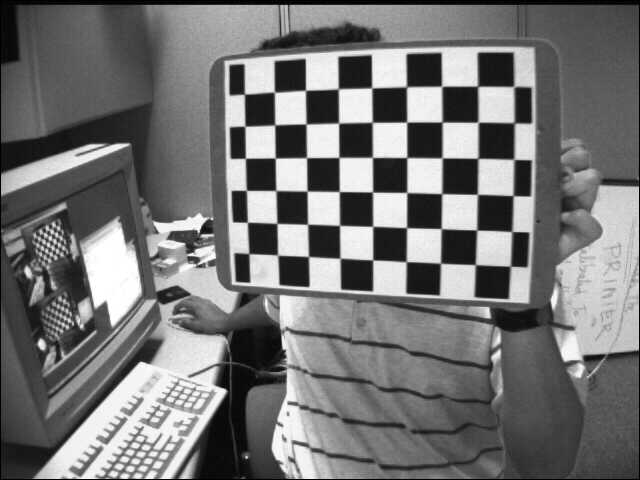
#> input picture OpenCV/PicVid/Left/left01.jpg, 640 x 480 px; its folder holds only this picture in this run
$ python newCam.py
#> lines starting #> are read from the running program, lines starting #| are printed output that depends on the picture; after the words box and inside, x2 and y2 are one past the last pixel; in counts of white or black regions, pixels touching at a corner belong together
import numpy as np
import cv2 as cv
import glob
# termination criteria
criteria = (cv.TERM_CRITERIA_EPS + cv.TERM_CRITERIA_MAX_ITER, 30, 0.001)
# prepare object points, like (0,0,0), (1,0,0), (2,0,0) ....,(6,5,0)
objp = np.zeros((6*7,3), np.float32)
print (objp)
objp[:,:2] = np.mgrid[0:7,0:6].T.reshape(-1,2)
print (objp)
# Arrays to store object points and image points from all the images.
objpoints = [] # 3d point in real world space
imgpoints = [] # 2d points in image plane.
images = glob.glob('/Users/macboiiii/Documents/LearnProjects/OpenCV/PicVid/Left/*.jpg')
for fname in images:
    img = cv.imread(fname)
#> img is the input picture: shape (480, 640, 3); min 0, max 255, mean 116.6
    gray = cv.cvtColor(img, cv.COLOR_BGR2GRAY)
    # Find the chess board corners
    ret, corners = cv.findChessboardCorners(gray, (7,6), None)
#> ret = True; corners = 42 rows, first 8: [475.4, 264.8], [440.5, 263.2], [405.9, 261.5], [372.9, 259.9], [340.6, 258.5], [308.7, 256.4], [277.6, 255.1], [476.7, 230.1]
    # If found, add object points, image points (after refining them)
    if ret == True:
        objpoints.append(objp)
        corners2 = cv.cornerSubPix(gray,corners, (11,11), (-1,-1), criteria)
#> corners2 = 42 rows, first 8: [475.3, 264.6], [440.5, 263.2], [406.2, 261.7], [372.7, 259.9], [340, 258.2], [308.5, 256.5], [277.6, 255.1], [476.7, 230]
        imgpoints.append(corners)
        # Draw and display the corners
        cv.drawChessboardCorners(img, (7,6), corners2, ret)
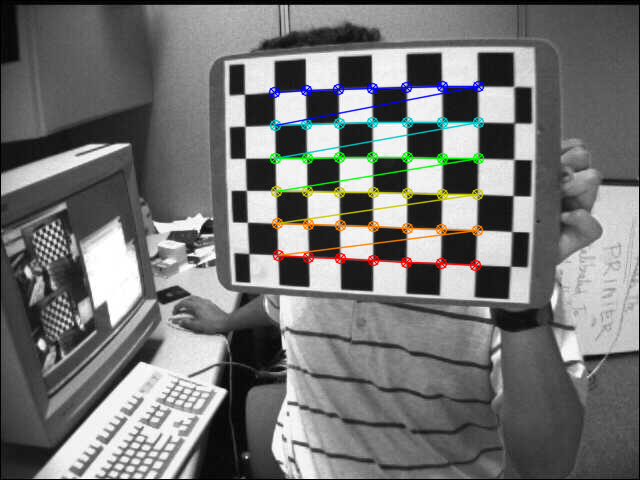
#> img: shape (480, 640, 3); 3.22% of pixels changed, all inside (x1, y1, x2, y2) = (268, 80, 485, 272)
        cv.imshow('img', img)
        cv.waitKey(500)
cv.destroyAllWindows()


ret, mtx, dist, rvecs, tvecs = cv.calibrateCamera(objpoints, imgpoints, gray.shape[::-1], None, None)
#> ret = 0.146; mtx = [[841.1, 0, 299.8], [0, 795.4, 311.1], [0, 0, 1]]; dist = [[-0.744, 1.23, -0.063, 0.0252, -4.97]]; rvecs = ([-0.679, 0.378, -3.01],); tvecs = ([4.77, -1.27, 22.63],)
img = cv.imread('left12.jpg')
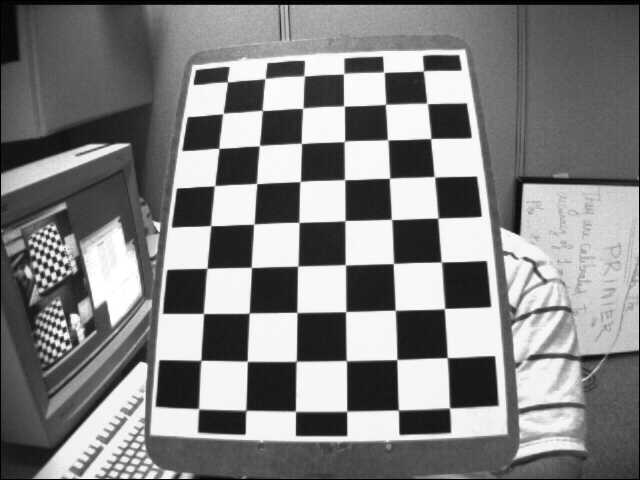
#> input picture OpenCV/CameraCalibration/left12.jpg, 640 x 480 px
#> img is the input picture: shape (480, 640, 3); min 0, max 255, mean 129.5
h,  w = img.shape[:2]
#> h = 480; w = 640
newcameramtx, roi = cv.getOptimalNewCameraMatrix(mtx, dist, (w,h), 1, (w,h))
#> newcameramtx = [[472.5, 0, 227.3], [0, 362.1, 382.8], [0, 0, 1]]; roi = (59, 241, 359, 218)

# undistort
mapx, mapy = cv.initUndistortRectifyMap(mtx, dist, None, newcameramtx, (w,h), 5)
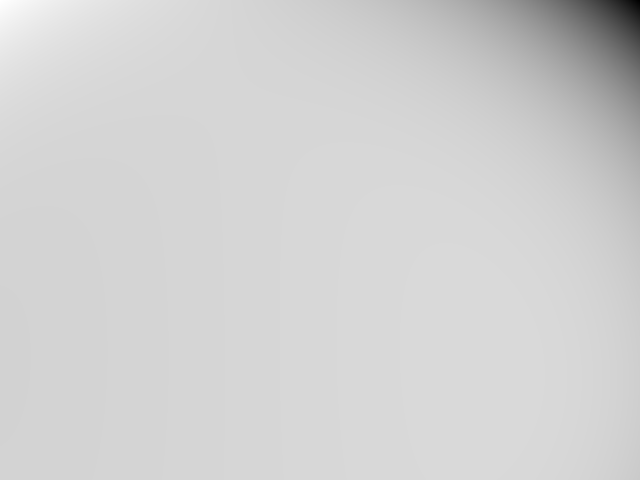
#> mapx: shape (480, 640) float32; min -20716.3, max 4320.1, mean -154.4; drawn with min black and max white
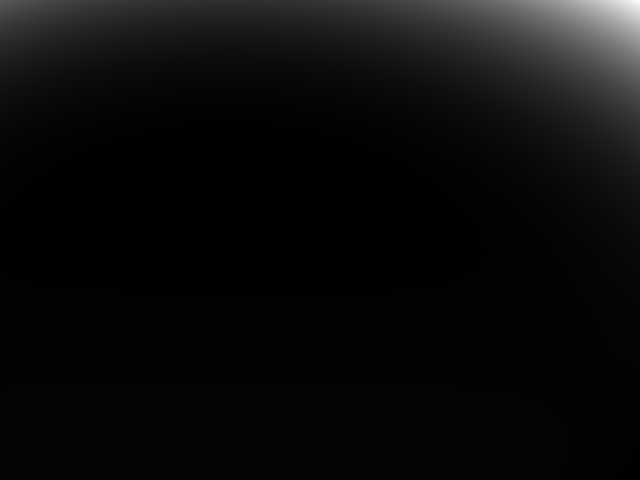
#> mapy: shape (480, 640) float32; min -67.89, max 24382.1, mean 1103.2; drawn with min black and max white
dst = cv.remap(img, mapx, mapy, cv.INTER_LINEAR)
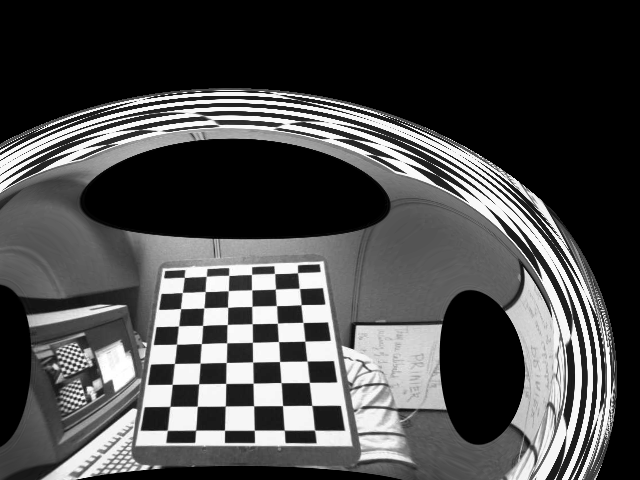
#> dst: shape (480, 640, 3); min 0, max 255, mean 73.5
# crop the image
x, y, w, h = roi
#> x = 59; y = 241; w = 359; h = 218
dst = dst[y:y+h, x:x+w]
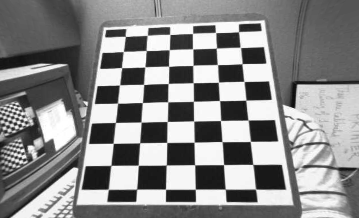
#> dst: shape (218, 359, 3); min 10, max 255, mean 136.8
cv.imwrite('calibresult.png', dst)

np.savez('B.npz', mtx=mtx, dist=dist, rvecs=rvecs, tvecs=tvecs)
